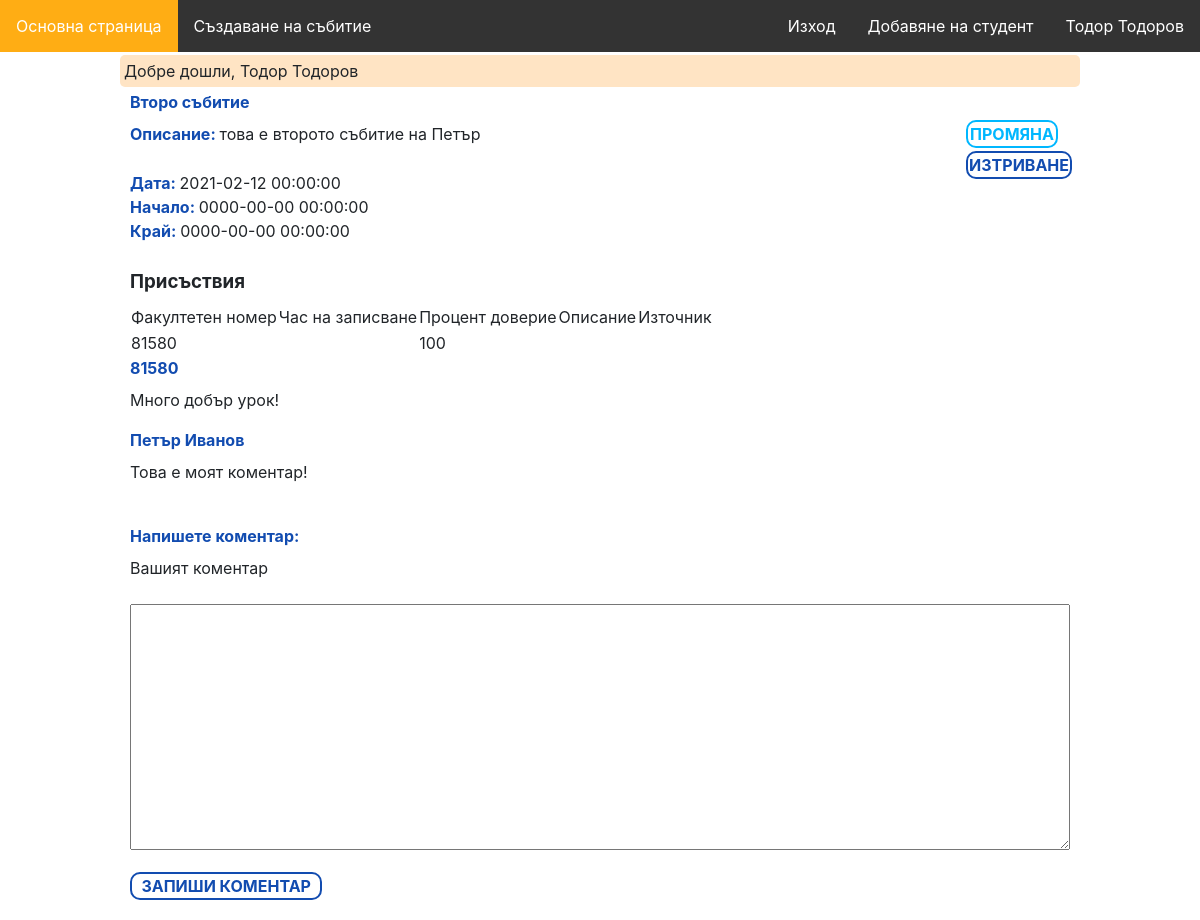
Page /event/5 (signed in) on the committed database.
### tables this page shows
CREATE TABLE `events` (
  `id` int(10) UNSIGNED NOT NULL,
  `name` varchar(50) NOT NULL,
  `description` text DEFAULT NULL,
  `date` datetime NOT NULL,
  `start` datetime DEFAULT NULL,
  `end` datetime DEFAULT NULL,
  `teacher_id` int(10) UNSIGNED NOT NULL
);

CREATE TABLE `attendance` (
  `id` int(10) UNSIGNED NOT NULL,
  `faculty_number` mediumint(8) UNSIGNED NOT NULL,
  `logged_at` datetime DEFAULT NULL,
  `event_id` int(10) UNSIGNED NOT NULL,
  `thrust` tinyint(3) UNSIGNED DEFAULT NULL,
  `check_description` varchar(50) DEFAULT NULL,
  `enroll_source` varchar(50) DEFAULT NULL
);

CREATE TABLE `comments` (
  `id` int(10) UNSIGNED NOT NULL,
  `content` text NOT NULL,
  `event_id` int(10) UNSIGNED NOT NULL,
  `is_visible` tinyint(4) DEFAULT NULL,
  `faculty_number` mediumint(8) UNSIGNED DEFAULT NULL,
  `pending` tinyint(1) DEFAULT NULL,
  `teacher_id` int(11) DEFAULT NULL
);

CREATE TABLE `teachers` (
  `id` int(10) UNSIGNED NOT NULL,
  `email` varchar(255) NOT NULL,
  `password` varchar(255) NOT NULL,
  `first_name` varchar(255) DEFAULT NULL,
  `last_name` varchar(255) DEFAULT NULL
);

### app/routes.php (called while the page is built, shortened)
<?php
$router = new Router();
$router->get('/login', 'AuthController@showLogin');
$router->post('/login', 'AuthController@login');
$router->get('/register', 'AuthController@showRegister');
$router->post('/enter-teacher', 'AuthController@register');
$router->get('/logout', 'AuthController@logout');
$router->get('/studentsLogin', 'AuthController@showStudentsLogin');
$router->post('/studentsLogin', 'AuthController@studentsLogin');
$router->get('/event/create', 'EventsController@create');
$router->post('/event', 'EventsController@store');
$router->get('/event/{id}', 'EventsController@show');

### core/bootstrap.php (called while the page is built, shortened)
<?php
require_once('autoloader.php');
require_once('helpers.php');
$config['database'] = require_once('../config/database.php');
$config['app'] = require_once('../config/app.php');
require_once('../app/routes.php');

### public/index.php (called while the page is built)
<?php
require_once './../core/bootstrap.php';

### core/Model.php (called while the page is built, shortened)
<?php
abstract class Model
{
    protected static $table;
    protected $attributes = [];
    public function __construct($attributes = [])
    {
        $this->attributes = $attributes;
    }
    public static function getById(int $id)
    {
        $stmt = Database::getConnection()->prepare(
            'SELECT * FROM ' . self::getTableName() . ' WHERE id = ?;'
        );
        $stmt->execute([$id]);
        $result = $stmt->fetch();
        if ($result !== false) {
            $model = new $modelClass();
            $model->attributes = $result;
            return $model;
        }
        return null;
    }
    public static function getMany($columns)
    {
        $sql = 'SELECT * FROM ' . self::getTableName();
        $sql .=  self::generateWhereSql($columns);
        $stmt = Database::getConnection()->prepare($sql);
        $stmt->execute($columns);
        $results = $stmt->fetchAll();
        if ($results !== false) {
            return array_map(function ($result) {
                $modelClass = get_called_class();
                $model = new $modelClass();
                $model->attributes = $result;
                return $model;
            }, $results);
        }
        return [];
    }
    protected static function generateWhereSql(array $columns)
    {
        $sql = ' WHERE ';
        $colLen = count($columns);
        $i = 0;
        foreach ($columns as $column => $value) {
            $sql .= "$column = :$column";
        }
        $sql .= ';';
        return $sql;
    }
    protected static function getTableName()
    {
        if (isset(get_called_class()::$table)) {
            return get_called_class()::$table;
        }
        throw new \Exception('Unknown table');
    }
    public function __get($name)
    {
        return array_key_exists($name, $this->attributes)
            ? $this->attributes[$name]
            : null;
    }
    public function __set($name, $value)
    {
        $this->attributes[$name] = $value;
    }
}

### core/autoloader.php (called while the page is built, shortened)
<?php
spl_autoload_register(function ($class) {
    $prefixes = [
        'App' => 'app',
        'Core' => 'core'
    ];
    foreach ($prefixes as $prefix => $dirname) {
        $base_dir = __DIR__ . "/../$dirname/";
        $len = mb_strlen($prefix);
        if (strncmp($prefix, $class, $len) !== 0) {
            continue;
        }
        $relative_class = substr($class, $len);
        $file = $base_dir . str_replace('\\', '/', $relative_class) . '.php';
        if (file_exists($file)) {
            break;
        }
    }
});

### config/database.php (called while the page is built)
<?php
return [
    'host' => 'localhost',
    'database' => 'web-technologies',
    'user' => 'root',
    'password' => '',
    'pdo' => [
        \PDO::ATTR_DEFAULT_FETCH_MODE => \PDO::FETCH_ASSOC,
        \PDO::ATTR_ERRMODE => \PDO::ERRMODE_EXCEPTION
    ]
];

### config/app.php (called while the page is built)
<?php
return [
    'url' => 'http://web-technologies.devv',
];

### core/Database.php (called while the page is built, shortened)
<?php
class Database
{
    private static $instance = null;
    private function __construct()
    {
        $db = config('database');
        $this->connection = new PDO(
            'mysql:host=' . $db['host'] . ';dbname=' . $db['database'],
            $db['user'],
            $db['password'],
            $db['pdo']
        );
        self::$instance = $this;
    }
    public static function getConnection()
    {
        if (self::$instance == null) {
            self::$instance = new self();
        }
        return self::$instance->connection;
    }
}

### app/Views/events/show.php (the view, shortened to what this page needs)
<?php require_once(realpath(dirname(__FILE__) . '/../includes/header.php')); ?>
<link rel="stylesheet" href="/event_show.css">
<div class="container">
    <div>
        <h4><?= $data['event']->name ?></h4>
    </div>
    <div style="float:right;">
        <a href="/event/<?= $data['event']->id ?>/edit" class="btn btn-info">Промяна</a>
        <form style="margin-top: 5%;" action="/event/<?= $data['event']->id ?>" method="post">
            <input type="submit" class="btn btn-danger" value="Изтриване">
        </form>
    </div>
    <p>
        <strong>Описание: </strong> <?= $data['event']->description ?>
        <hr>
        <strong>Дата: </strong> <?= $data['event']->date ?><br>
        <strong>Начало: </strong> <?= $data['event']->start ?><br>
        <strong>Край: </strong> <?= $data['event']->end ?><br>
    </p>
    <hr>
    <h3>Присъствия</h3>
    <?php if (count($data['attendances']) === 0) : ?>
        <h5>Няма импортирани присъствия</h5>
    <?php else : ?>
        <table>
            <thead>
                <tr>
                    <td>Факултетен номер</td>
                    <td>Час на записване</td>
                    <td>Процент доверие</td>
                    <td>Описание</td>
                    <td>Източник</td>
                </tr>
            </thead>
            <tbody>
                <?php foreach ($data['attendances'] as $attendance) : ?>
                    <tr>
                        <td><?= $attendance->faculty_number ?></td>
                        <td><?= $attendance->logged_at ?></td>
                        <td><?= $attendance->thrust ?></td>
                        <td><?= $attendance->check_description ?></td>
                        <td><?= $attendance->enroll_source ?></td>
                    </tr>
                <?php endforeach; ?>
            </tbody>
        </table>
    <?php endif; ?>
    <div id="visible_comments">
        <?php
        $sql = "SELECT * FROM comments WHERE is_visible=1 AND event_id=:eventID";
        $preparedStmt = \Core\Database::getConnection()->prepare($sql);
        $preparedStmt->execute([
            "eventID" => $data['event']->id
        ]);
        $visibleComments = $preparedStmt->fetchAll();
        ?>
        <?php foreach ($visibleComments as $comment) : ?>
            <?php if ($comment['is_visible'] == true) : ?>
                <div class="visibleComments">
                    <?php if (isset($comment['faculty_number'])) : ?>
                        <h4><?= $comment['faculty_number'] ?></h4>
                    <?php elseif ($comment['teacher_id']) : ?>
                        <?php $sql = "SELECT first_name, last_name FROM teachers WHERE id=:teacherId";
                        $preparedStmt = \Core\Database::getConnection()->prepare($sql);
                        $preparedStmt->execute(["teacherId" => $comment['teacher_id']]);
                        $names = $preparedStmt->fetchAll();
                        ?>
                        <h4><?= $names[0]['first_name'] . ' ' . $names[0]['last_name'] ?></h4>
                    <?php endif; ?>
                    <p><?= $comment['content'] ?></p>
                </div>
            <?php endif; ?>
        <?php endforeach; ?>
    </div>
    <div id="commentsForm">
        <h4>Напишете коментар:</h4>
        <form action="/event/<?php echo $data['event']->id; ?>/comment" method="POST">
            <div>
                <label for="textContent">Вашият коментар</label>
                <textarea name="textContent" id="textContent" cols="30" rows="10" palceholder="Коментар..."></textarea>
            </div>
            <div>
                <input type="submit" value="Запиши коментар">
            </div>
        </form>
    </div>
</div>
<?php require_once(realpath(dirname(__FILE__) . '/../includes/footer.php')); ?>

### public/css/app.css (style rules this page uses)
.container { margin-right: auto; margin-left: auto; max-width: 960px; padding-right: 10px; padding-left: 10px; }
a { text-decoration: none; }
.btn { background: white; text-transform: uppercase; font-weight: bold; border-width: 2px; border-style: solid; border-radius: 10px; outline: none; display: inline; cursor: pointer; padding: 2px; }
.btn-info { color: #00b7ff; border-color: #00b7ff; }
.btn-danger { color: #dc3545; border-color: #dc3545; }
hr { padding: 0; border: 0; height: 1px; }

### public/event_show.css (style rules this page uses)
.container { width: 100%; }
h4 { color: rgb(18, 76, 176); }
strong { color: rgb(18, 76, 176); text-align: center; }
input[type=submit] { display: inline-block; }
input[type=text], textarea { width: 100%; margin-top: 1rem; margin-bottom: 1rem; }
input[type=submit] { padding: 0% 1%; background: white; color: rgb(18, 76, 176); text-transform: uppercase; font-weight: bold; border: 2px solid rgb(18, 76, 176); border-radius: 10px; outline: none; margin-bottom: 20px; }

### rows in the picture
events: name "Второ събитие", description "това е второто събитие на Петър", date "2021-02-12 00:00:00", start "0000-00-00 00:00:00", end "0000-00-00 00:00:00"
attendance: faculty_number "81580", thrust "100"
comments: faculty_number "81580", content "Много добър урок!"
comments: teacher.first_name "Петър", teacher.last_name "Иванов", content "Това е моят коментар!"

### other values in the picture
$_SESSION['firstName'] "Тодор"
$_SESSION['lastName'] "Тодоров"
p($_SESSION[$message]) "Добре дошли, Тодор Тодоров"
